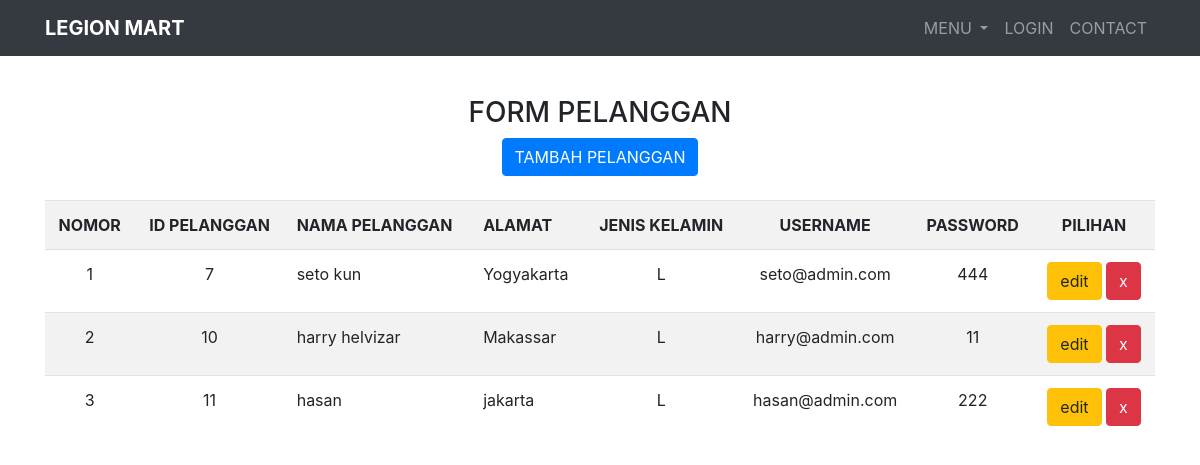
The app's page /pelanggan.php with its own data.
### tables this page shows
CREATE TABLE `pelanggan` (
  `id_pelanggan` int(12) NOT NULL,
  `nama_pelanggan` varchar(50) NOT NULL,
  `alamat` varchar(100) NOT NULL,
  `jenis_kelamin` enum('L','P') NOT NULL,
  `username` varchar(50) NOT NULL,
  `password` varchar(50) NOT NULL
);

### pelanggan.php (the view, shortened to what this page needs)
<?php
include 'header.php';
include 'koneksi.php';
$query = mysqli_query ($db, "SELECT * FROM pelanggan");
$pelanggan = mysqli_fetch_all($query, MYSQLI_ASSOC);
?>
    <center>
        <h3>FORM PELANGGAN</h3>
        <a class="btn btn-primary" href="add_pelanggan.php">TAMBAH PELANGGAN</a><br><br>
        <div class="container">
            <table class="table table-striped">
                <tr>
                    <th class="text-center">NOMOR</th>
                    <th class="text-center">ID PELANGGAN</th>
                    <th>NAMA PELANGGAN</th>
                    <th>ALAMAT</th>
                    <th class="text-center">JENIS KELAMIN</th>
                    <th class="text-center">USERNAME</th>
                    <th class="text-center">PASSWORD</th>
                    <th class="text-center">PILIHAN</th>
                </tr>
                <?php $i = 1; ?>
                <?php foreach($pelanggan as $row) :?>
                    <tr>
                        <td class="text-center"><?= $i; ?></td>
                        <td class="text-center"><?= $row['id_pelanggan']; ?></td>
                        <td><?= $row['nama_pelanggan']; ?></td>
                        <td><?= $row['alamat']; ?></td>
                        <td class="text-center"><?= $row['jenis_kelamin']; ?></td>
                        <td class="text-center"><?= $row['username']; ?></td>
                        <td class="text-center"><?= $row['password']; ?></td>
                        <td class="text-center">
                            <a class="btn btn-warning" href="edit_pelanggan.php?id_pelanggan=<?= $row['id_pelanggan']; ?>">edit</a>
                            <a class="btn btn-danger" href="pelanggan.php?hapus=<?= $row['id_pelanggan'];?>">x</a>
                        </td>
                    </tr>
                <?php $i++; ?>
                <?php endforeach; ?>
            </table>
        </div>
    </center>

### records on screen
pelanggan: id_pelanggan "7", nama_pelanggan "seto kun", alamat "Yogyakarta", jenis_kelamin "L", username "seto@admin.com", password "444"
pelanggan: id_pelanggan "10", nama_pelanggan "harry helvizar", alamat "Makassar", jenis_kelamin "L", username "harry@admin.com", password "11"
pelanggan: id_pelanggan "11", nama_pelanggan "hasan", alamat "jakarta", jenis_kelamin "L", username "hasan@admin.com", password "222"
